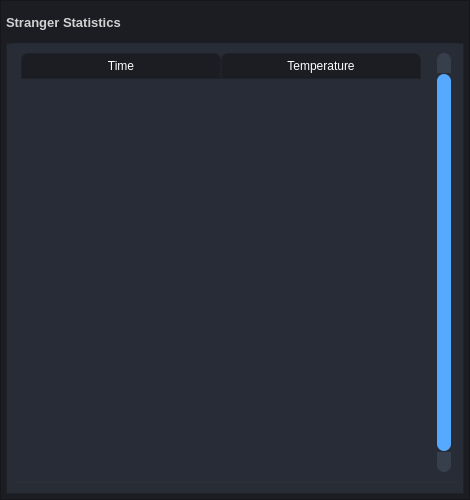
<?xml version="1.0" encoding="UTF-8"?>
<ui version="4.0">
 <class>FormStrangerTable</class>
 <widget class="QWidget" name="FormStrangerTable">
  <property name="geometry">
   <rect>
    <x>0</x>
    <y>0</y>
    <width>470</width>
    <height>500</height>
   </rect>
  </property>
  <property name="windowTitle">
   <string>Stranger Statistics</string>
  </property>
  <property name="styleSheet">
   <string notr="true">background-color: rgb(27, 29, 35);</string>
  </property>
  <widget class="QFrame" name="frame_main">
   <property name="geometry">
    <rect>
     <x>0</x>
     <y>0</y>
     <width>470</width>
     <height>500</height>
    </rect>
   </property>
   <property name="minimumSize">
    <size>
     <width>470</width>
     <height>500</height>
    </size>
   </property>
   <property name="styleSheet">
    <string notr="true">/* LINE EDIT */
QLineEdit {
	background-color: rgb(27, 29, 35);
	border-radius: 5px;
	border: 2px solid rgb(27, 29, 35);
	padding-left: 10px;
}
QLineEdit:hover {
	border: 2px solid rgb(64, 71, 88);
}
QLineEdit:focus {
	border: 2px solid rgb(91, 101, 124);
}

/* SCROLL BARS */
QScrollBar:horizontal {
    border: none;
    background: rgb(52, 59, 72);
    height: 14px;
    margin: 0px 21px 0 21px;
	border-radius: 0px;
}
QScrollBar::handle:horizontal {
    background: rgb(85, 170, 255);
    min-width: 25px;
	border-radius: 7px
}
QScrollBar::add-line:horizontal {
    border: none;
    background: rgb(55, 63, 77);
    width: 20px;
	border-top-right-radius: 7px;
    border-bottom-right-radius: 7px;
    subcontrol-position: right;
    subcontrol-origin: margin;
}
QScrollBar::sub-line:horizontal {
    border: none;
    background: rgb(55, 63, 77);
    width: 20px;
	border-top-left-radius: 7px;
    border-bottom-left-radius: 7px;
    subcontrol-position: left;
    subcontrol-origin: margin;
}
QScrollBar::up-arrow:horizontal, QScrollBar::down-arrow:horizontal
{
     background: none;
}
QScrollBar::add-page:horizontal, QScrollBar::sub-page:horizontal
{
     background: none;
}
 QScrollBar:vertical {
	border: none;
    background: rgb(52, 59, 72);
    width: 14px;
    margin: 21px 0 21px 0;
	border-radius: 0px;
 }
 QScrollBar::handle:vertical {	
	background: rgb(85, 170, 255);
    min-height: 25px;
	border-radius: 7px
 }
 QScrollBar::add-line:vertical {
     border: none;
    background: rgb(55, 63, 77);
     height: 20px;
	border-bottom-left-radius: 7px;
    border-bottom-right-radius: 7px;
     subcontrol-position: bottom;
     subcontrol-origin: margin;
 }
 QScrollBar::sub-line:vertical {
	border: none;
    background: rgb(55, 63, 77);
     height: 20px;
	border-top-left-radius: 7px;
    border-top-right-radius: 7px;
     subcontrol-position: top;
     subcontrol-origin: margin;
 }
 QScrollBar::up-arrow:vertical, QScrollBar::down-arrow:vertical {
     background: none;
 }

 QScrollBar::add-page:vertical, QScrollBar::sub-page:vertical {
     background: none;
 }

/* CHECKBOX */
QCheckBox::indicator {
    border: 3px solid rgb(52, 59, 72);
	width: 15px;
	height: 15px;
	border-radius: 10px;
    background: rgb(44, 49, 60);
}
QCheckBox::indicator:hover {
    border: 3px solid rgb(58, 66, 81);
}
QCheckBox::indicator:checked {
    background: 3px solid rgb(52, 59, 72);
	border: 3px solid rgb(52, 59, 72);	
	background-image: url(:/16x16/data/resources/icons/16x16/cil-check-alt.png);
}

/* RADIO BUTTON */
QRadioButton::indicator {
    border: 3px solid rgb(52, 59, 72);
	width: 15px;
	height: 15px;
	border-radius: 10px;
    background: rgb(44, 49, 60);
}
QRadioButton::indicator:hover {
    border: 3px solid rgb(58, 66, 81);
}
QRadioButton::indicator:checked {
    background: 3px solid rgb(94, 106, 130);
	border: 3px solid rgb(52, 59, 72);	
}

/* COMBOBOX */
QComboBox{
	background-color: rgb(27, 29, 35);
	border-radius: 5px;
	border: 2px solid rgb(27, 29, 35);
	padding: 5px;
	padding-left: 10px;
}
QComboBox:hover{
	border: 2px solid rgb(64, 71, 88);
}
QComboBox::drop-down {
	subcontrol-origin: padding;
	subcontrol-position: top right;
	width: 25px; 
	border-left-width: 3px;
	border-left-color: rgba(39, 44, 54, 150);
	border-left-style: solid;
	border-top-right-radius: 3px;
	border-bottom-right-radius: 3px;	
	background-image: url(:/16x16/data/resources/icons/16x16/cil-arrow-bottom.png);
	background-position: center;
	background-repeat: no-reperat;
 }
QComboBox QAbstractItemView {
	color: rgb(85, 170, 255);	
	background-color: rgb(27, 29, 35);
	padding: 10px;
	selection-background-color: rgb(39, 44, 54);
}

/* SLIDERS */
QSlider::groove:horizontal {
    border-radius: 9px;
    height: 18px;
	margin: 0px;
	background-color: rgb(52, 59, 72);
}
QSlider::groove:horizontal:hover {
	background-color: rgb(55, 62, 76);
}
QSlider::handle:horizontal {
    background-color: rgb(85, 170, 255);
    border: none;
    height: 18px;
    width: 18px;
    margin: 0px;
	border-radius: 9px;
}
QSlider::handle:horizontal:hover {
    background-color: rgb(105, 180, 255);
}
QSlider::handle:horizontal:pressed {
    background-color: rgb(65, 130, 195);
}

QSlider::groove:vertical {
    border-radius: 9px;
    width: 18px;
    margin: 0px;
	background-color: rgb(52, 59, 72);
}
QSlider::groove:vertical:hover {
	background-color: rgb(55, 62, 76);
}
QSlider::handle:vertical {
    background-color: rgb(85, 170, 255);
	border: none;
    height: 18px;
    width: 18px;
    margin: 0px;
	border-radius: 9px;
}
QSlider::handle:vertical:hover {
    background-color: rgb(105, 180, 255);
}
QSlider::handle:vertical:pressed {
    background-color: rgb(65, 130, 195);
}

</string>
   </property>
   <property name="frameShape">
    <enum>QFrame::StyledPanel</enum>
   </property>
   <property name="frameShadow">
    <enum>QFrame::Raised</enum>
   </property>
   <layout class="QVBoxLayout" name="verticalLayout">
    <property name="spacing">
     <number>0</number>
    </property>
    <property name="leftMargin">
     <number>5</number>
    </property>
    <property name="topMargin">
     <number>0</number>
    </property>
    <property name="rightMargin">
     <number>5</number>
    </property>
    <property name="bottomMargin">
     <number>5</number>
    </property>
    <item>
     <widget class="QFrame" name="frame_header">
      <property name="minimumSize">
       <size>
        <width>460</width>
        <height>42</height>
       </size>
      </property>
      <property name="maximumSize">
       <size>
        <width>1050</width>
        <height>42</height>
       </size>
      </property>
      <property name="frameShape">
       <enum>QFrame::NoFrame</enum>
      </property>
      <property name="frameShadow">
       <enum>QFrame::Raised</enum>
      </property>
      <layout class="QHBoxLayout" name="horizontalLayout">
       <property name="spacing">
        <number>0</number>
       </property>
       <property name="leftMargin">
        <number>0</number>
       </property>
       <property name="topMargin">
        <number>0</number>
       </property>
       <property name="rightMargin">
        <number>0</number>
       </property>
       <property name="bottomMargin">
        <number>0</number>
       </property>
       <item>
        <widget class="QLabel" name="label_title">
         <property name="palette">
          <palette>
           <active>
            <colorrole role="WindowText">
             <brush brushstyle="SolidPattern">
              <color alpha="255">
               <red>210</red>
               <green>210</green>
               <blue>210</blue>
              </color>
             </brush>
            </colorrole>
            <colorrole role="Button">
             <brush brushstyle="SolidPattern">
              <color alpha="255">
               <red>27</red>
               <green>29</green>
               <blue>35</blue>
              </color>
             </brush>
            </colorrole>
            <colorrole role="Text">
             <brush brushstyle="SolidPattern">
              <color alpha="255">
               <red>210</red>
               <green>210</green>
               <blue>210</blue>
              </color>
             </brush>
            </colorrole>
            <colorrole role="Base">
             <brush brushstyle="SolidPattern">
              <color alpha="255">
               <red>27</red>
               <green>29</green>
               <blue>35</blue>
              </color>
             </brush>
            </colorrole>
            <colorrole role="Window">
             <brush brushstyle="SolidPattern">
              <color alpha="255">
               <red>27</red>
               <green>29</green>
               <blue>35</blue>
              </color>
             </brush>
            </colorrole>
           </active>
           <inactive>
            <colorrole role="WindowText">
             <brush brushstyle="SolidPattern">
              <color alpha="255">
               <red>210</red>
               <green>210</green>
               <blue>210</blue>
              </color>
             </brush>
            </colorrole>
            <colorrole role="Button">
             <brush brushstyle="SolidPattern">
              <color alpha="255">
               <red>27</red>
               <green>29</green>
               <blue>35</blue>
              </color>
             </brush>
            </colorrole>
            <colorrole role="Text">
             <brush brushstyle="SolidPattern">
              <color alpha="255">
               <red>210</red>
               <green>210</green>
               <blue>210</blue>
              </color>
             </brush>
            </colorrole>
            <colorrole role="Base">
             <brush brushstyle="SolidPattern">
              <color alpha="255">
               <red>27</red>
               <green>29</green>
               <blue>35</blue>
              </color>
             </brush>
            </colorrole>
            <colorrole role="Window">
             <brush brushstyle="SolidPattern">
              <color alpha="255">
               <red>27</red>
               <green>29</green>
               <blue>35</blue>
              </color>
             </brush>
            </colorrole>
           </inactive>
           <disabled>
            <colorrole role="WindowText">
             <brush brushstyle="SolidPattern">
              <color alpha="255">
               <red>120</red>
               <green>120</green>
               <blue>120</blue>
              </color>
             </brush>
            </colorrole>
            <colorrole role="Button">
             <brush brushstyle="SolidPattern">
              <color alpha="255">
               <red>27</red>
               <green>29</green>
               <blue>35</blue>
              </color>
             </brush>
            </colorrole>
            <colorrole role="Text">
             <brush brushstyle="SolidPattern">
              <color alpha="255">
               <red>120</red>
               <green>120</green>
               <blue>120</blue>
              </color>
             </brush>
            </colorrole>
            <colorrole role="Base">
             <brush brushstyle="SolidPattern">
              <color alpha="255">
               <red>27</red>
               <green>29</green>
               <blue>35</blue>
              </color>
             </brush>
            </colorrole>
            <colorrole role="Window">
             <brush brushstyle="SolidPattern">
              <color alpha="255">
               <red>27</red>
               <green>29</green>
               <blue>35</blue>
              </color>
             </brush>
            </colorrole>
           </disabled>
          </palette>
         </property>
         <property name="font">
          <font>
           <family>Segoe UI</family>
           <pointsize>10</pointsize>
           <weight>75</weight>
           <bold>true</bold>
          </font>
         </property>
         <property name="styleSheet">
          <string notr="true"/>
         </property>
         <property name="text">
          <string>Stranger Statistics</string>
         </property>
         <property name="margin">
          <number>10</number>
         </property>
        </widget>
       </item>
       <item>
        <widget class="QPushButton" name="button_close">
         <property name="sizePolicy">
          <sizepolicy hsizetype="Minimum" vsizetype="Expanding">
           <horstretch>0</horstretch>
           <verstretch>0</verstretch>
          </sizepolicy>
         </property>
         <property name="minimumSize">
          <size>
           <width>40</width>
           <height>0</height>
          </size>
         </property>
         <property name="maximumSize">
          <size>
           <width>40</width>
           <height>16777215</height>
          </size>
         </property>
         <property name="toolTip">
          <string>Close</string>
         </property>
         <property name="styleSheet">
          <string notr="true">QPushButton {	
	border: none;
	background-color: transparent;
}
QPushButton:hover {
	background-color: rgb(52, 59, 72);
}
QPushButton:pressed {	
	background-color: rgb(85, 170, 255);
}</string>
         </property>
         <property name="text">
          <string/>
         </property>
         <property name="icon">
          <iconset resource="../files.qrc">
           <normaloff>:/20x20/data/resources/icons/20x20/cil-x.png</normaloff>:/20x20/data/resources/icons/20x20/cil-x.png</iconset>
         </property>
        </widget>
       </item>
      </layout>
     </widget>
    </item>
    <item>
     <widget class="QFrame" name="frame_contains">
      <property name="styleSheet">
       <string notr="true">background-color: rgb(40, 44, 52);</string>
      </property>
      <property name="frameShape">
       <enum>QFrame::StyledPanel</enum>
      </property>
      <property name="frameShadow">
       <enum>QFrame::Raised</enum>
      </property>
      <widget class="QTableWidget" name="table_statistics">
       <property name="geometry">
        <rect>
         <x>5</x>
         <y>0</y>
         <width>450</width>
         <height>440</height>
        </rect>
       </property>
       <property name="palette">
        <palette>
         <active>
          <colorrole role="WindowText">
           <brush brushstyle="SolidPattern">
            <color alpha="255">
             <red>210</red>
             <green>210</green>
             <blue>210</blue>
            </color>
           </brush>
          </colorrole>
          <colorrole role="Button">
           <brush brushstyle="SolidPattern">
            <color alpha="255">
             <red>39</red>
             <green>44</green>
             <blue>54</blue>
            </color>
           </brush>
          </colorrole>
          <colorrole role="Text">
           <brush brushstyle="SolidPattern">
            <color alpha="255">
             <red>210</red>
             <green>210</green>
             <blue>210</blue>
            </color>
           </brush>
          </colorrole>
          <colorrole role="ButtonText">
           <brush brushstyle="SolidPattern">
            <color alpha="255">
             <red>210</red>
             <green>210</green>
             <blue>210</blue>
            </color>
           </brush>
          </colorrole>
          <colorrole role="Base">
           <brush brushstyle="SolidPattern">
            <color alpha="255">
             <red>39</red>
             <green>44</green>
             <blue>54</blue>
            </color>
           </brush>
          </colorrole>
          <colorrole role="Window">
           <brush brushstyle="SolidPattern">
            <color alpha="255">
             <red>39</red>
             <green>44</green>
             <blue>54</blue>
            </color>
           </brush>
          </colorrole>
         </active>
         <inactive>
          <colorrole role="WindowText">
           <brush brushstyle="SolidPattern">
            <color alpha="255">
             <red>210</red>
             <green>210</green>
             <blue>210</blue>
            </color>
           </brush>
          </colorrole>
          <colorrole role="Button">
           <brush brushstyle="SolidPattern">
            <color alpha="255">
             <red>39</red>
             <green>44</green>
             <blue>54</blue>
            </color>
           </brush>
          </colorrole>
          <colorrole role="Text">
           <brush brushstyle="SolidPattern">
            <color alpha="255">
             <red>210</red>
             <green>210</green>
             <blue>210</blue>
            </color>
           </brush>
          </colorrole>
          <colorrole role="ButtonText">
           <brush brushstyle="SolidPattern">
            <color alpha="255">
             <red>210</red>
             <green>210</green>
             <blue>210</blue>
            </color>
           </brush>
          </colorrole>
          <colorrole role="Base">
           <brush brushstyle="SolidPattern">
            <color alpha="255">
             <red>39</red>
             <green>44</green>
             <blue>54</blue>
            </color>
           </brush>
          </colorrole>
          <colorrole role="Window">
           <brush brushstyle="SolidPattern">
            <color alpha="255">
             <red>39</red>
             <green>44</green>
             <blue>54</blue>
            </color>
           </brush>
          </colorrole>
         </inactive>
         <disabled>
          <colorrole role="WindowText">
           <brush brushstyle="SolidPattern">
            <color alpha="255">
             <red>210</red>
             <green>210</green>
             <blue>210</blue>
            </color>
           </brush>
          </colorrole>
          <colorrole role="Button">
           <brush brushstyle="SolidPattern">
            <color alpha="255">
             <red>39</red>
             <green>44</green>
             <blue>54</blue>
            </color>
           </brush>
          </colorrole>
          <colorrole role="Text">
           <brush brushstyle="SolidPattern">
            <color alpha="255">
             <red>210</red>
             <green>210</green>
             <blue>210</blue>
            </color>
           </brush>
          </colorrole>
          <colorrole role="ButtonText">
           <brush brushstyle="SolidPattern">
            <color alpha="255">
             <red>210</red>
             <green>210</green>
             <blue>210</blue>
            </color>
           </brush>
          </colorrole>
          <colorrole role="Base">
           <brush brushstyle="SolidPattern">
            <color alpha="255">
             <red>39</red>
             <green>44</green>
             <blue>54</blue>
            </color>
           </brush>
          </colorrole>
          <colorrole role="Window">
           <brush brushstyle="SolidPattern">
            <color alpha="255">
             <red>39</red>
             <green>44</green>
             <blue>54</blue>
            </color>
           </brush>
          </colorrole>
         </disabled>
        </palette>
       </property>
       <property name="styleSheet">
        <string notr="true">QTableWidget {	
	background-color: rgb(39, 44, 54);
	padding: 10px;
	border-radius: 5px;
	gridline-color: rgb(44, 49, 60);
	border-bottom: 1px solid rgb(44, 49, 60);
}
QTableWidget::item{
	border-color: rgb(44, 49, 60);
	padding-left: 5px;
	padding-right: 5px;
	gridline-color: rgb(44, 49, 60);
}
QTableWidget::item:selected{
	background-color: rgb(85, 170, 255);
}
QScrollBar:horizontal {
    border: none;
    background: rgb(52, 59, 72);
    height: 14px;
    margin: 0px 21px 0 21px;
	border-radius: 0px;
}
 QScrollBar:vertical {
	border: none;
    background: rgb(52, 59, 72);
    width: 14px;
    margin: 21px 0 21px 0;
	border-radius: 0px;
 }
QHeaderView::section{
	Background-color: rgb(39, 44, 54);
	max-width: 30px;
	border: 1px solid rgb(44, 49, 60);
	border-style: none;
    border-bottom: 1px solid rgb(44, 49, 60);
    border-right: 1px solid rgb(44, 49, 60);
}
QTableWidget::horizontalHeader {	
	background-color: rgb(81, 255, 0);
}
QHeaderView::section:horizontal
{
    border: 1px solid rgb(32, 34, 42);
	background-color: rgb(27, 29, 35);
	color: rgb(255, 255, 255);
	padding: 3px;
	border-top-left-radius: 7px;
    border-top-right-radius: 7px;
}
QHeaderView::section:vertical
{
    border: 1px solid rgb(44, 49, 60);
}
</string>
       </property>
       <property name="frameShape">
        <enum>QFrame::NoFrame</enum>
       </property>
       <property name="verticalScrollBarPolicy">
        <enum>Qt::ScrollBarAlwaysOn</enum>
       </property>
       <property name="sizeAdjustPolicy">
        <enum>QAbstractScrollArea::AdjustToContents</enum>
       </property>
       <property name="editTriggers">
        <set>QAbstractItemView::NoEditTriggers</set>
       </property>
       <property name="alternatingRowColors">
        <bool>false</bool>
       </property>
       <property name="selectionMode">
        <enum>QAbstractItemView::SingleSelection</enum>
       </property>
       <property name="selectionBehavior">
        <enum>QAbstractItemView::SelectRows</enum>
       </property>
       <property name="textElideMode">
        <enum>Qt::ElideMiddle</enum>
       </property>
       <property name="rowCount">
        <number>0</number>
       </property>
       <property name="columnCount">
        <number>2</number>
       </property>
       <attribute name="horizontalHeaderVisible">
        <bool>true</bool>
       </attribute>
       <attribute name="horizontalHeaderCascadingSectionResizes">
        <bool>true</bool>
       </attribute>
       <attribute name="horizontalHeaderDefaultSectionSize">
        <number>200</number>
       </attribute>
       <attribute name="horizontalHeaderStretchLastSection">
        <bool>false</bool>
       </attribute>
       <attribute name="verticalHeaderVisible">
        <bool>false</bool>
       </attribute>
       <attribute name="verticalHeaderHighlightSections">
        <bool>false</bool>
       </attribute>
       <attribute name="verticalHeaderStretchLastSection">
        <bool>true</bool>
       </attribute>
       <column>
        <property name="text">
         <string>Time</string>
        </property>
        <property name="font">
         <font>
          <family>Segoe UI</family>
          <pointsize>9</pointsize>
         </font>
        </property>
        <property name="textAlignment">
         <set>AlignCenter</set>
        </property>
       </column>
       <column>
        <property name="text">
         <string>Temperature</string>
        </property>
        <property name="font">
         <font>
          <family>Segoe UI</family>
          <pointsize>9</pointsize>
         </font>
        </property>
        <property name="textAlignment">
         <set>AlignCenter</set>
        </property>
       </column>
      </widget>
     </widget>
    </item>
   </layout>
  </widget>
 </widget>
 <resources>
  <include location="../files.qrc"/>
 </resources>
 <connections/>
</ui>
